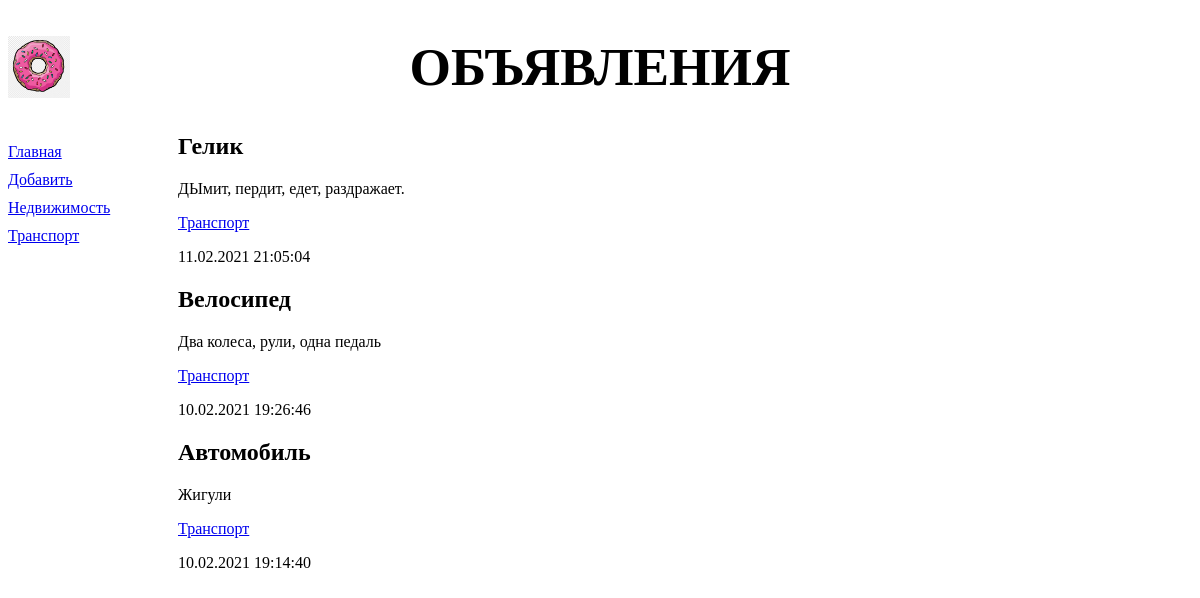
The page /bboard/2/ on the database its author committed.
### bboard/models.py (models this page shows, shortened)
class Rubric(models.Model):
    name = models.CharField(max_length=20, db_index=True,
                            verbose_name='Название')
    class Meta:
        verbose_name_plural = 'Рубрики'
        verbose_name = 'Рубрика'
        ordering = ['name']

class Bb(models.Model):
    title = models.CharField(max_length=50, verbose_name='Товар')
    content = models.TextField(null=True, blank=True, verbose_name='Описание')
    price = models.FloatField(null=True, blank=True, verbose_name='Цена')
    published = models.DateTimeField(auto_now_add=True, db_index=True,
                                     verbose_name='Опубликованно')
    rubric = models.ForeignKey('Rubric', null=True, on_delete=models.PROTECT,
                               verbose_name='Рубрика')
    class Meta:
        verbose_name_plural = 'Объявления'
        verbose_name = 'Объявление'
        ordering = ['-published']

### bboard/views.py (the view)
# urls.py: path('<int:rubric_id>/', by_rubric, name='by_rubric'),
def by_rubric(request, rubric_id):
    bbs = Bb.objects.filter(rubric=rubric_id)
    current_rubric = Rubric.objects.get(pk=rubric_id)
    rubrics = Rubric.objects.all()
    context = {'bbs': bbs, 'rubrics': rubrics,
               'current_rubric': current_rubric}
    return render(request, 'bboard/by_rubric.html', context)

### bboard/templates/bboard/by_rubric.html
{% extends "layout/basic.html" %}
{% block content %}
{% for bb in bbs %}
<div class="b">
    <h2>{{ bb.title }}</h2>
    <p>{{ bb.content }}</p>
    <p><a href="{% url 'by_rubric' bb.rubric.pk %}">{{ bb.rubric.name }}</a></p>
    <p>{{ bb.published|date:"d.m.Y H:i:s" }}</p>
</div>
{% endfor %}
{% endblock %}

### bboard/templates/layout/basic.html (shortened to what this page needs)
{% load static %}
<!DOCTYPE html>
<html lang="en">
<head>
    <link rel="stylesheet" type="text/css" href="{% static 'bboard/style.css' %}">
</head>
<body>
    <header>
        <h1>Объявления</h1>
    </header>
    <nav>
        <a href="{% url 'index' %}">Главная</a>
        <a href="{% url 'add' %}">Добавить</a>
        {% for rubric in rubrics %}
        <a href="{% url 'by_rubric' rubric.pk %}">{{ rubric.name }}</a>
        {% endfor %}
    </nav>
    <section>
        {% block content %}
        {% endblock %}
    </section>
</body>
</html>

### bboard/static/bboard/style.css (style rules this page uses)
header h1 { font-size: 40pt; text-transform: uppercase; text-align: center; background: url("donat.png") left / auto 100% no-repeat; }
nav { font-size: 16; width: 150px; float: left; }
nav a { display: block; margin: 10px 0px; }
section { margin-left: 170px; }

### rows shown on the page
Rubric: name "Недвижимость"
Rubric: name "Транспорт"
Bb: title "Гелик", content "ДЫмит, пердит, едет, раздражает.", rubric.name "Транспорт", published "11.02.2021 21:05:04"
Bb: title "Велосипед", content "Два колеса, рули, одна педаль", rubric.name "Транспорт", published "10.02.2021 19:26:46"
Bb: title "Автомобиль", content "Жигули", rubric.name "Транспорт", published "10.02.2021 19:14:40"
